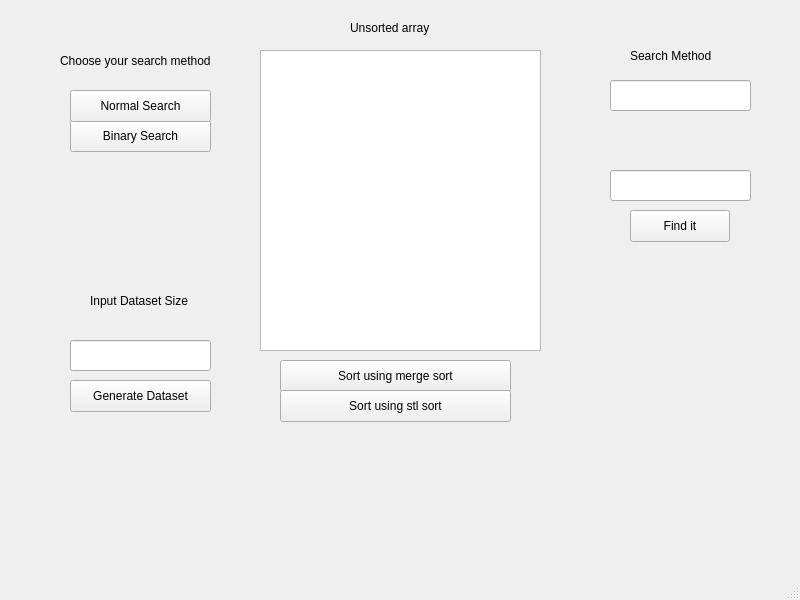
<?xml version="1.0" encoding="UTF-8"?>
<ui version="4.0">
 <class>MainWindow</class>
 <widget class="QMainWindow" name="MainWindow">
  <property name="geometry">
   <rect>
    <x>0</x>
    <y>0</y>
    <width>800</width>
    <height>600</height>
   </rect>
  </property>
  <property name="windowTitle">
   <string>MainWindow</string>
  </property>
  <widget class="QWidget" name="centralwidget">
   <widget class="QPushButton" name="GenerateDataset">
    <property name="geometry">
     <rect>
      <x>70</x>
      <y>380</y>
      <width>141</width>
      <height>32</height>
     </rect>
    </property>
    <property name="text">
     <string>Generate Dataset</string>
    </property>
   </widget>
   <widget class="QLineEdit" name="lineEdit">
    <property name="geometry">
     <rect>
      <x>70</x>
      <y>340</y>
      <width>141</width>
      <height>31</height>
     </rect>
    </property>
   </widget>
   <widget class="QLabel" name="label">
    <property name="geometry">
     <rect>
      <x>90</x>
      <y>280</y>
      <width>121</width>
      <height>41</height>
     </rect>
    </property>
    <property name="text">
     <string>Input Dataset Size</string>
    </property>
   </widget>
   <widget class="QPushButton" name="BinarySearch">
    <property name="geometry">
     <rect>
      <x>70</x>
      <y>120</y>
      <width>141</width>
      <height>32</height>
     </rect>
    </property>
    <property name="text">
     <string>Binary Search</string>
    </property>
   </widget>
   <widget class="QPushButton" name="NormalSearch">
    <property name="geometry">
     <rect>
      <x>70</x>
      <y>90</y>
      <width>141</width>
      <height>32</height>
     </rect>
    </property>
    <property name="text">
     <string>Normal Search</string>
    </property>
   </widget>
   <widget class="QLabel" name="label_2">
    <property name="geometry">
     <rect>
      <x>60</x>
      <y>40</y>
      <width>191</width>
      <height>41</height>
     </rect>
    </property>
    <property name="text">
     <string>Choose your search method</string>
    </property>
   </widget>
   <widget class="QWidget" name="gridLayoutWidget">
    <property name="geometry">
     <rect>
      <x>260</x>
      <y>50</y>
      <width>281</width>
      <height>301</height>
     </rect>
    </property>
    <layout class="QGridLayout" name="gridLayout">
     <item row="0" column="0">
      <widget class="QPlainTextEdit" name="plainTextEdit"/>
     </item>
    </layout>
   </widget>
   <widget class="QLabel" name="label_3">
    <property name="geometry">
     <rect>
      <x>350</x>
      <y>20</y>
      <width>101</width>
      <height>16</height>
     </rect>
    </property>
    <property name="text">
     <string>Unsorted array</string>
    </property>
   </widget>
   <widget class="QLineEdit" name="lineEdit_2">
    <property name="geometry">
     <rect>
      <x>610</x>
      <y>170</y>
      <width>141</width>
      <height>31</height>
     </rect>
    </property>
   </widget>
   <widget class="QPushButton" name="FindIt">
    <property name="geometry">
     <rect>
      <x>630</x>
      <y>210</y>
      <width>100</width>
      <height>32</height>
     </rect>
    </property>
    <property name="text">
     <string>Find it</string>
    </property>
   </widget>
   <widget class="QPushButton" name="mergeSort">
    <property name="geometry">
     <rect>
      <x>280</x>
      <y>360</y>
      <width>231</width>
      <height>32</height>
     </rect>
    </property>
    <property name="text">
     <string>Sort using merge sort</string>
    </property>
   </widget>
   <widget class="QPushButton" name="stlSort">
    <property name="geometry">
     <rect>
      <x>280</x>
      <y>390</y>
      <width>231</width>
      <height>32</height>
     </rect>
    </property>
    <property name="text">
     <string>Sort using stl sort</string>
    </property>
   </widget>
   <widget class="QLineEdit" name="searchMethod">
    <property name="geometry">
     <rect>
      <x>610</x>
      <y>80</y>
      <width>141</width>
      <height>31</height>
     </rect>
    </property>
   </widget>
   <widget class="QLabel" name="label_4">
    <property name="geometry">
     <rect>
      <x>630</x>
      <y>40</y>
      <width>91</width>
      <height>31</height>
     </rect>
    </property>
    <property name="text">
     <string>Search Method</string>
    </property>
   </widget>
  </widget>
  <widget class="QMenuBar" name="menubar">
   <property name="geometry">
    <rect>
     <x>0</x>
     <y>0</y>
     <width>800</width>
     <height>24</height>
    </rect>
   </property>
  </widget>
  <widget class="QStatusBar" name="statusbar"/>
 </widget>
 <resources/>
 <connections/>
</ui>
